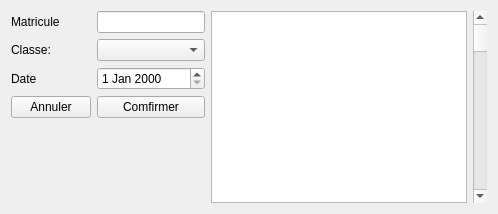
                   <widget class="QWidget" name="tabEtCLass">
                    <attribute name="icon">
                     <iconset>
                      <normaloff>resources/images/icons8-hide-sidepanel-48.png</normaloff>resources/images/icons8-hide-sidepanel-48.png</iconset>
                    </attribute>
                    <attribute name="title">
                     <string>ETUDIANT-CLASSE</string>
                    </attribute>
                    <layout class="QHBoxLayout" name="horizontalLayout_15">
                     <item>
                      <layout class="QFormLayout" name="Etu_class_form">
                       <item row="0" column="0">
                        <widget class="QLabel" name="Et_Class_MatrLabel">
                         <property name="text">
                          <string>Matricule</string>
                         </property>
                        </widget>
                       </item>
                       <item row="0" column="1">
                        <widget class="QLineEdit" name="Et_Classe_MatrEdit"/>
                       </item>
                       <item row="1" column="0">
                        <widget class="QLabel" name="Et_Class_Label">
                         <property name="text">
                          <string>Classe:</string>
                         </property>
                        </widget>
                       </item>
                       <item row="1" column="1">
                        <widget class="QComboBox" name="Et_Classe_Combo"/>
                       </item>
                       <item row="2" column="0">
                        <widget class="QLabel" name="etu_class_dateLabel">
                         <property name="text">
                          <string>Date</string>
                         </property>
                        </widget>
                       </item>
                       <item row="2" column="1">
                        <widget class="QDateEdit" name="Et_Class_Date"/>
                       </item>
                       <item row="3" column="0">
                        <widget class="QPushButton" name="Et_Class_AnnulerAttr">
                         <property name="text">
                          <string>Annuler</string>
                         </property>
                        </widget>
                       </item>
                       <item row="3" column="1">
                        <widget class="QPushButton" name="Et_Class_ComfirmerAttr">
                         <property name="text">
                          <string>Comfirmer</string>
                         </property>
                        </widget>
                       </item>
                       <item row="4" column="1">
                        <spacer name="verticalSpacer_12">
                         <property name="orientation">
                          <enum>Qt::Vertical</enum>
                         </property>
                         <property name="sizeHint" stdset="0">
                          <size>
                           <width>20</width>
                           <height>33</height>
                          </size>
                         </property>
                        </spacer>
                       </item>
                      </layout>
                     </item>
                     <item>
                      <widget class="QTextBrowser" name="Et_Class_Txt_Browser"/>
                     </item>
                     <item>
                      <widget class="QScrollBar" name="etu_class_scroll">
                       <property name="orientation">
                        <enum>Qt::Vertical</enum>
                       </property>
                      </widget>
                     </item>
                    </layout>
                   </widget>
